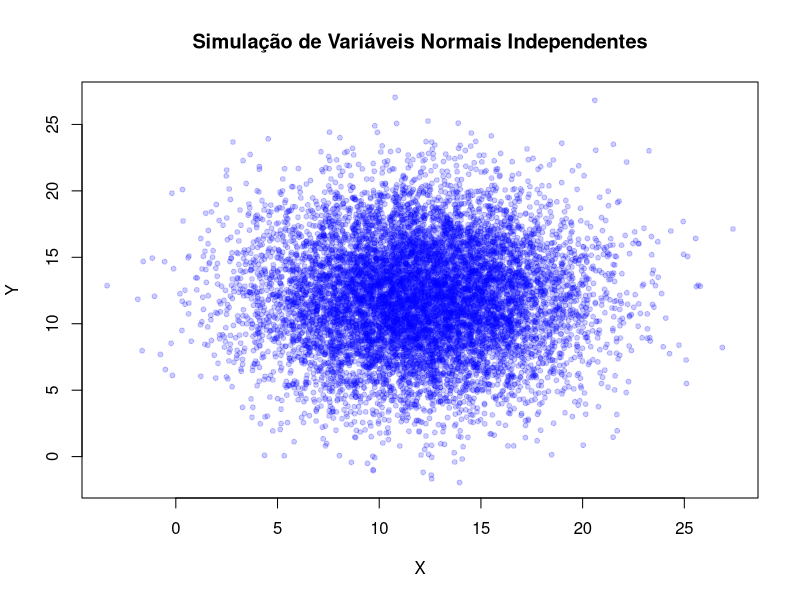

Write R code to recreate this figure.
# Definir parâmetros
n <- 10000      # Tamanho da amostra
mu <- 12        # Média
sigma <- 4      # Desvio padrão

# Definir semente para reprodutibilidade
set.seed(123)

# Gerar variáveis independentes X e Y
# A função rnorm(n, mean, sd) gera n observações de uma normal
X <- rnorm(n, mean = mu, sd = sigma)
Y <- rnorm(n, mean = mu, sd = sigma)

# Validação:
# 1. Verificar correlação (deve ser próxima de 0 para independência)
correlacao <- cor(X, Y)
cat("Correlação entre X e Y:", correlacao, "\n")

# 2. Visualização das variáveis
plot(X, Y, pch = 20, col = rgb(0, 0, 1, 0.2), 
     main = "Simulação de Variáveis Normais Independentes",
     xlab = "X", ylab = "Y")

# 3. Estatísticas descritivas
cat("Média de X:", mean(X), "\n")
cat("Desvio padrão de X:", sd(X), "\n")
